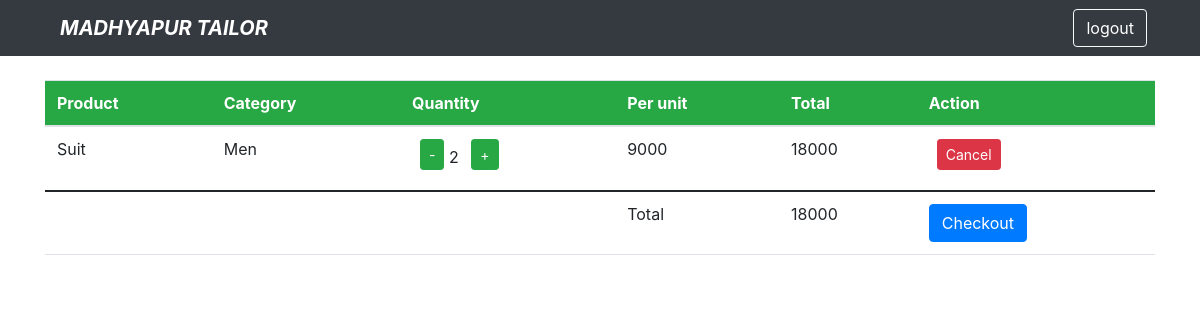
Page /cartitem/ (signed in) on the committed database.
### app/models.py (models this page shows, shortened)
class Order(models.Model):
    customer = models.ForeignKey(User, on_delete=models.CASCADE)
    product = models.ForeignKey(Products, on_delete=models.CASCADE)
    order_quantity = models.PositiveIntegerField()
    date = models.DateTimeField(auto_now=True)
    total_price = models.IntegerField(default=0)
    def order_price(self):
        return self.order_quantity * self.product.price

class Products(models.Model):
    category = models.ForeignKey(Category, on_delete=models.CASCADE, null=True, blank=True)
    image = models.ImageField(default = 'default.jpg',upload_to = 'Product')
    name = models.CharField(max_length=100, null=True, blank=True)
    price = models.PositiveIntegerField()
    description = models.TextField()
    class Meta:
        verbose_name_plural = 'Products'

class Category(models.Model):
    name = models.CharField(max_length=100)
    def __str__(self):
        return self.name

### app/views.py (the view)
# urls.py: path('cartitem/', views.cart_items, name='cart_items'),
def cart_items(request):
    user = request.user
    total = Order.objects.filter(customer=user).aggregate(thedata=Sum('total_price'))
    if request.user.is_authenticated:
        cart_items = Order.objects.filter(customer=user).all()
    else:
        cart_items = ''
    context = {
        'cart_items': cart_items,
        'total': total
    }
    return render(request, 'cart_item.html', context)

### app/templates/cart_item.html (shortened to what this page needs)
{% extends 'customerbase.html' %}
{% block content %}
<link rel="stylesheet" href="https://cdn.jsdelivr.net/npm/bootstrap@4.6.1/dist/css/bootstrap.min.css">
<div class="container">
    <div class="row my-4">
        <div class="col-md-12">
            <table class="table bg-white">
                <thead class="bg-success">
                    <tr class="text-white">
                        <th scope="col">Product</th>
                        <th scope="col">Category</th>
                        <th scope="col">Quantity</th>
                        <th scope="col">Per unit</th>
                        <th scope="col">Total</th>
                        <th scope="col">Action</th>
                    </tr>
                </thead>
                <tbody>
                    {% for items in cart_items %}
                    <tr>
                        <td>{{ items.product.name }}</td>
                        <td>{{ items.product.category }}</td>
                        <td> <a class="btn btn-success btn-sm ml-2 mb-2" href="{% url 'subquantity' items.id %}">-</a>
                            {{ items.order_quantity }}
                            <a class="btn btn-success btn-sm ml-2 mb-2" href="{% url 'addquantity' items.id %}">+</a> </td>
                            <td>{{ items.product.price }}</td>
                        <td>{{ items.order_price }}</td>
                        <td> <a class="btn btn-danger btn-sm ml-2 mb-2" href="{% url 'cancel_order' items.id %}">Cancel</a> </td>
                        {% empty %}
                      <h1>Your Cart is empty</h1>
                    </tr>
                  {% endfor %}
                  </tbody>
                  {% if cart_items %}
                  <tr>
                    <td colspan=3></td>
                    <td>Total</td>
                    <td>{{ total.thedata }}</td>
                    <td>
                      <a class="btn btn-primary" data-toggle="modal" data-target="#exampleModal" href="{% url 'checkout' %}">Checkout</a>
                    </td>
                  </tr>
                  {% endif %}
            </table>
        </div>
    </div>
</div>
{% endblock %}

### rows in the picture
Order: product.name "Suit", product.category "Men", order_quantity "2", product.price "9000", order_price "18000"

### other values in the picture
{{ total.thedata }} "18000"
